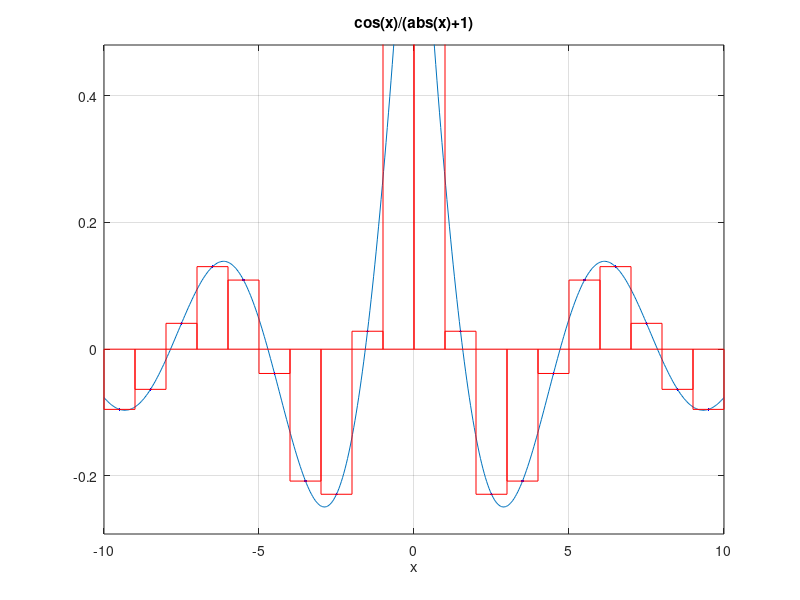

Here is the MATLAB script that generated this plot:
%% Animación de una cuadratura compuesta
close all; clear all; clc;  
f=inline('cos(x)./(abs(x)+1)');
ezplot(f,[-10,10,-0.5,1.2]); hold all; grid on;
x=-10:1:10;
puntosMedios=(x(2:end)+x(1:end-1))/2;
plot(puntosMedios,f(puntosMedios),'.b');
areas=cumsum((x(2:end)-x(1:end-1)).*f(puntosMedios));
for k=1:length(x)-1
    plot(x([k,k,k+1,k+1,k]), [0,f(puntosMedios(k)),f(puntosMedios(k)),0,0],'-r');
    t=text(10,1,num2str(areas(k)));
    pause(0.25);
    delete(t);
end

